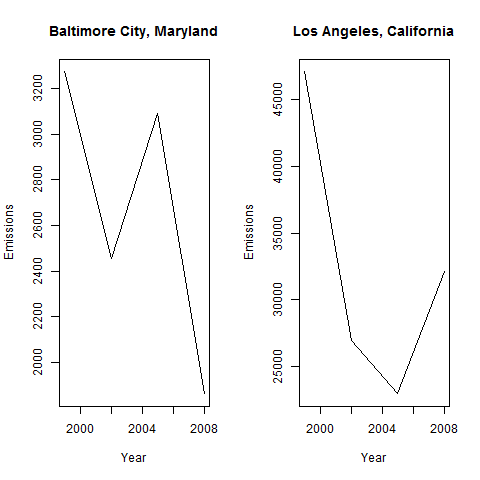

This figure's R source:
#source("main.R")

#PLOT 6: Compare emissions from motor vehicle sources in Baltimore City with emissions from motor vehicle sources in 
# Los Angeles County, California (fips == "06037"). Which city has seen greater changes over time in motor vehicle emissions?
eCountBalt <- aggregate(Emissions ~ year,baltimoreSub, sum)
laSub <- subset(NEI, fips == "06037")
eCountLa <- aggregate(Emissions ~ year, laSub, sum)

#Calculate Percent Change between min and max year
baltTotal <- sum(eCountBalt$Emissions)
baltMax <- eCountBalt[eCountBalt$year == "2008",]
maxPercentChgBalt <- baltMax$Emissions/baltTotal

laTotal <- sum(eCountLa$Emissions)
laMax <- eCountLa[eCountLa$year == "2008",]
maxPercentChgLa <- laMax$Emissions/laTotal


png(file = "plot6.png")

par(mfrow = c(1,2))
with(eCountBalt, plot(year,Emissions, xlab = "Year", main = "Baltimore City, Maryland", type="l"))
with(eCountLa, plot(year,Emissions, xlab = "Year", main = "Los Angeles, California", type="l"))

dev.off()
